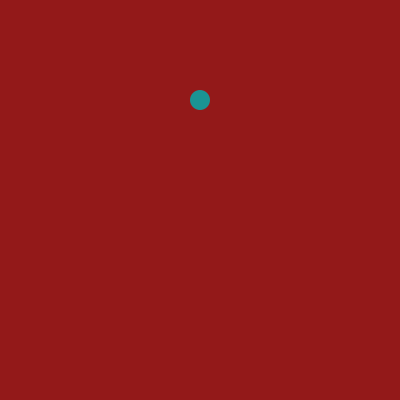
Frame 1 (no input)
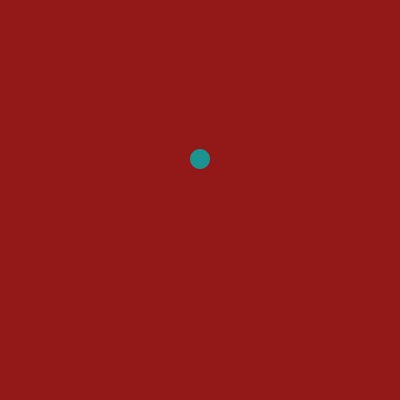
Frame 60 (the mouse pressed at the canvas centre just before this capture)
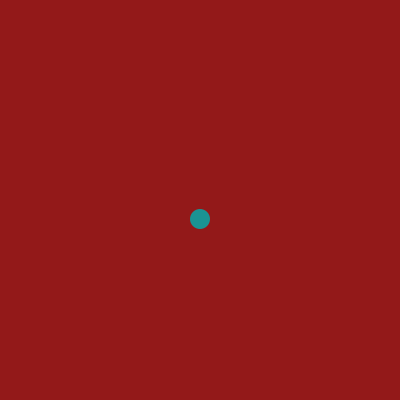
Frame 120 (the mouse held since frame 60 and released just before this capture)

The Processing sketch that drew these frames (run headless with seeded random() and noise(); from frame 60 on, the mouse is pressed at the canvas centre):

// Processing sketch: processing_66209
// ── processing_66209.pde

int x = 200;
int y = 100;
int prevY = 99;

void setup(){
  size(400, 400);
  background(147, 25, 25);
  noStroke();
  ellipseMode(CENTER);
}
void draw(){
  background(147, 25, 25);
  fill(27, 147, 147);
  ellipse(x, y, 20, 20);
  
  if(y>0 && y<400){
    if (prevY < y) {
    prevY = y;
    y++;
  }
    if (prevY > y) {
    prevY = y;
    y--;
  }
  }
  if (y==400){
    prevY = y;
    y--;
  }
  if (y==0){
    prevY = y;
    y++;
  }
}
